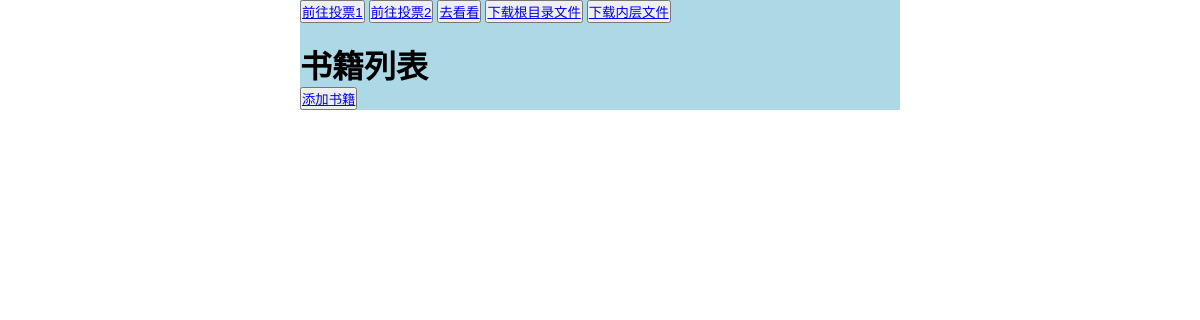
The app's page /, older data.
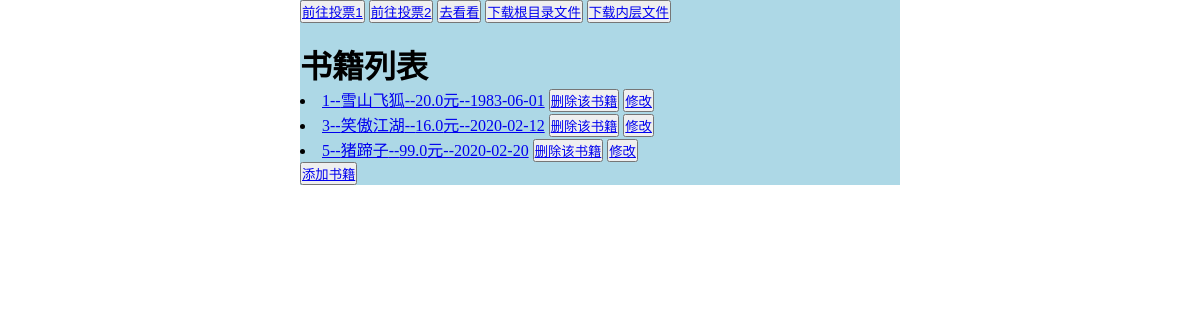
The same page, newer data.
### booktest/models.py (models this page shows, shortened)
class Book(models.Model):
    title = models.CharField(max_length=20)
    price = models.FloatField(default=0)
    pub_date = models.DateField(default="1983-06-01")

### booktest/views.py (the view)
# urls.py: url(r'^$', views.index,name='index'),
def index(request):
    books = Book.objects.all()
    return render(request,'index.html',{'books':books})

### templates/index.html (shortened to what this page needs)
<!DOCTYPE html>
<html lang="en">
<head>
    <link rel="stylesheet" href="/static/css/main.css">
</head>
<body>
<div class="container">
    <button><a href="{% url 'vote:index' %}">前往投票1</a></button>
    <button><a href="{% url 'polls:index' %}">前往投票2</a></button>
    <button><a href="{% url 'vote:look' %}">去看看</a></button>
    <button><a href="http://127.0.0.1:8000/download/db.sqlite3">下载根目录文件</a></button>
    <button><a href="http://127.0.0.1:8000/download/templates/404.html">下载内层文件</a></button>
    <div class="center">
    </div>
    <h1>书籍列表</h1>
    {% for b in books%}
    <li>
        <a href="{% url 'booktest:detail' b.id %}">{{b.id}}--{{b.title}}--{{b.price}}元--{{b.pub_date|date:'Y-m-d'}}</a>
        <button><a href="{% url 'booktest:delbook' b.id%}">删除该书籍</a></button>
        <button><a href="{% url 'booktest:editbook' b.id%}">修改</a></button>
    </li>
    {% endfor %}
    <button><a href="{% url 'booktest:addbook' %}">添加书籍</a></button>
</div>
</body>
</html>

### static/css/main.css (style rules this page uses)
* { margin:0; padding:0; }
.container { width:600px; margin:0 auto; background:lightblue; }

Row changes from the older to the newer data that the page shows:
added Book: id "1", title "雪山飞狐", price "20.0", pub_date "1983-06-01"
added Book: id "3", title "笑傲江湖", price "16.0", pub_date "2020-02-12"
added Book: id "5", title "猪蹄子", price "99.0", pub_date "2020-02-20"
